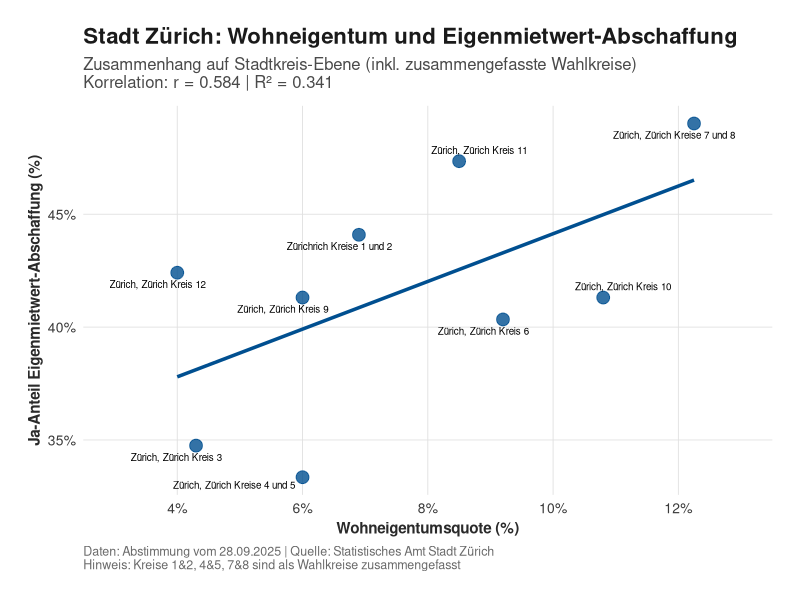
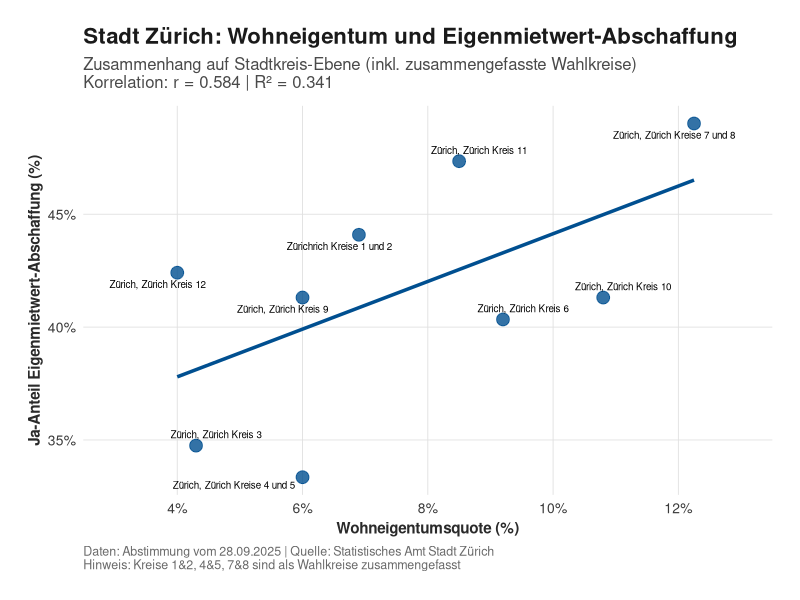
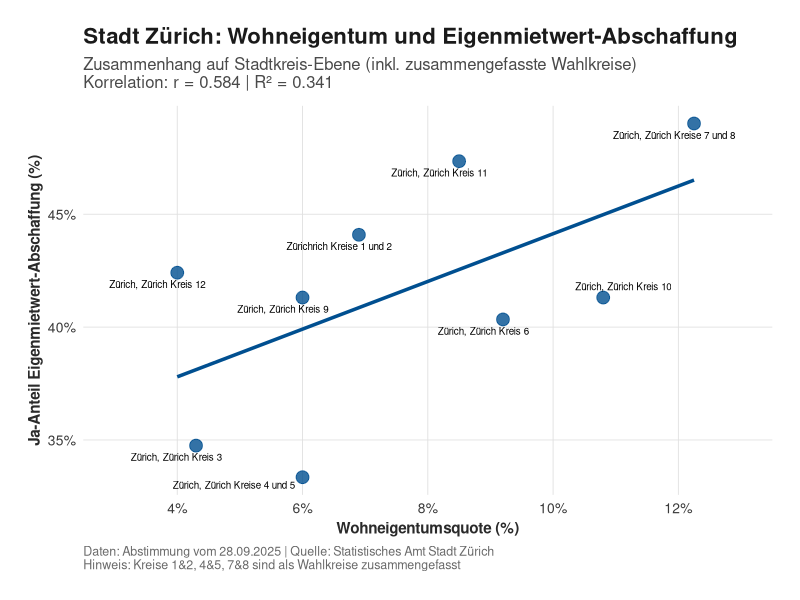
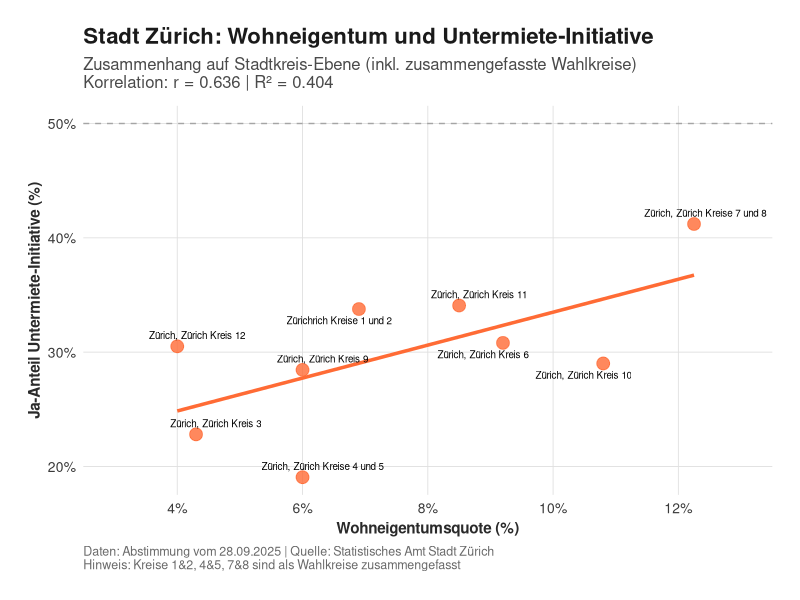
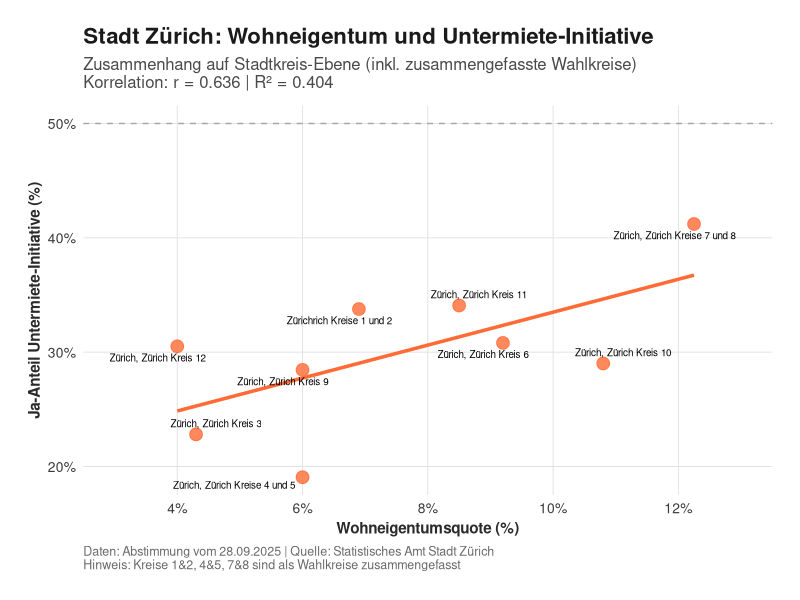
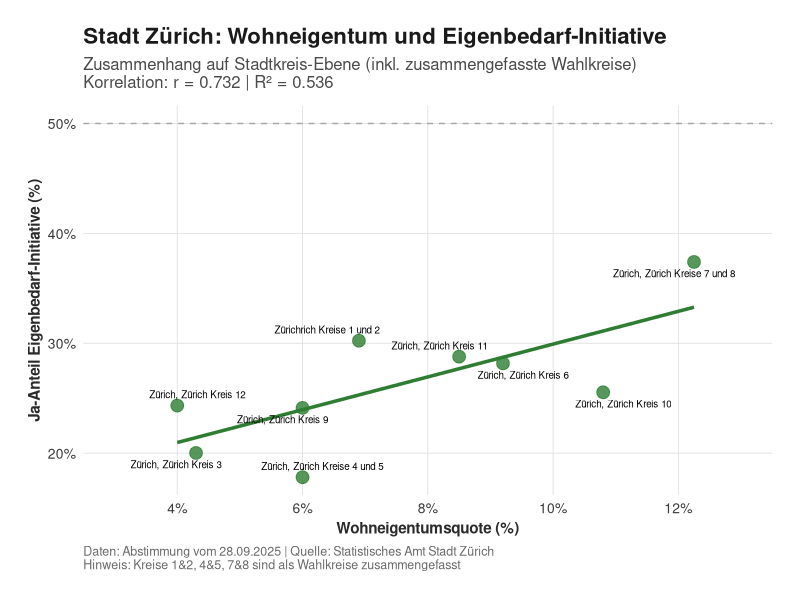
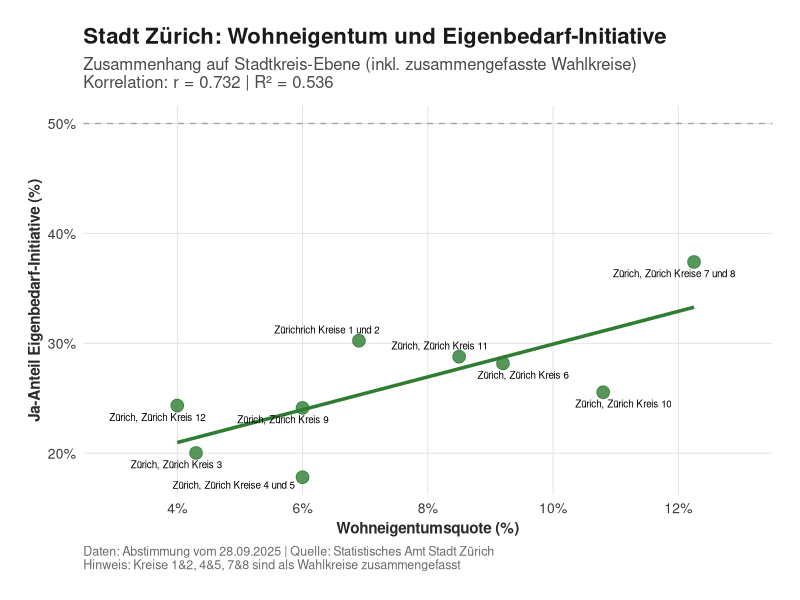
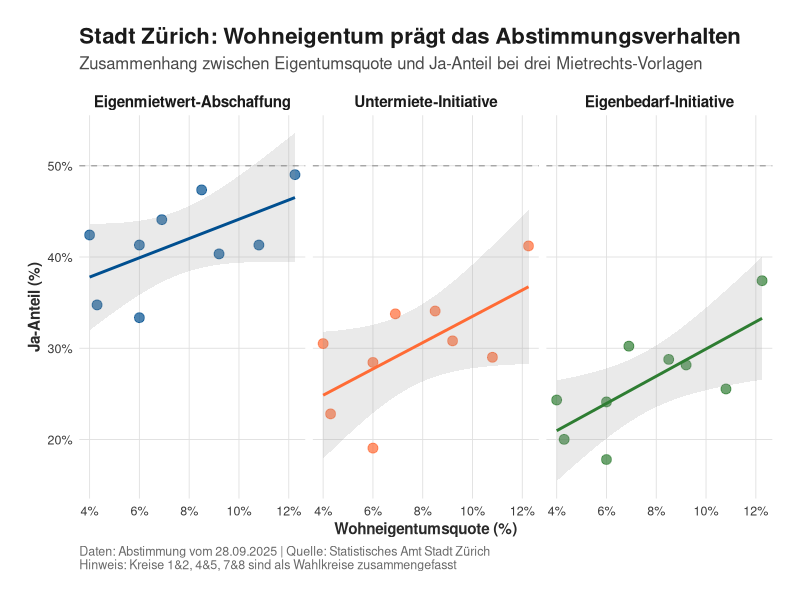

Write R code to recreate these figures, in order.
library(ggplot2)
library(dplyr)
library(readxl)
library(scales)
library(ggrepel)
library(tidyr)

# Daten einlesen
data <- read_excel("data_stdzh.xlsx")

# Daten vorbereiten - alle Zeilen verwenden
data_clean <- data %>%
  filter(!is.na(Eigentumsobjekte_Prozent))

# Funktion für einzelne Plots
create_city_plot <- function(data, y_var, y_label, title_suffix, color, filename_prefix) {
  
  # Korrelation berechnen
  correlation <- cor(data$Eigentumsobjekte_Prozent, data[[y_var]], use = "complete.obs")
  
  # Lineare Regression
  model <- lm(as.formula(paste(y_var, "~ Eigentumsobjekte_Prozent")), data = data)
  r_squared <- summary(model)$r.squared
  
  # Plot erstellen
  p <- ggplot(data, aes(x = Eigentumsobjekte_Prozent, y = .data[[y_var]])) +
    # Punkte
    geom_point(size = 4, color = color, alpha = 0.8) +
    
    # Regressionslinie ohne Konfidenzintervall
    geom_smooth(method = "lm", se = FALSE, color = color, size = 1.2) +
    
    # 50% Linie wenn relevant
    {if(y_var != "Ja_Prozent_Eigenmietwert") geom_hline(yintercept = 50, linetype = "dashed", color = "#666666", alpha = 0.5)} +
    
    # Labels für alle Stadtkreise
    geom_text_repel(
      aes(label = GEBIET_NAME),
      size = 2.5,
      box.padding = 0.3,
      point.padding = 0.2,
      segment.color = "grey50",
      segment.alpha = 0.5,
      max.overlaps = 20,
      force = 2
    ) +
    
    # Achsenbeschriftungen
    labs(
      title = paste0("Stadt Zürich: Wohneigentum und ", title_suffix),
      subtitle = paste0("Zusammenhang auf Stadtkreis-Ebene (inkl. zusammengefasste Wahlkreise)\n",
                        "Korrelation: r = ", round(correlation, 3), " | R² = ", round(r_squared, 3)),
      x = "Wohneigentumsquote (%)",
      y = y_label,
      caption = "Daten: Abstimmung vom 28.09.2025 | Quelle: Statistisches Amt Stadt Zürich\nHinweis: Kreise 1&2, 4&5, 7&8 sind als Wahlkreise zusammengefasst"
    ) +
    
    # Theme
    theme_minimal(base_size = 12) +
    theme(
      plot.title = element_text(size = 16, face = "bold", color = "#1a1a1a"),
      plot.subtitle = element_text(size = 12, color = "#4a4a4a", margin = margin(b = 10)),
      plot.caption = element_text(size = 9, color = "#6a6a6a", hjust = 0),
      axis.title = element_text(size = 11, face = "bold", color = "#2a2a2a"),
      axis.text = element_text(size = 10, color = "#3a3a3a"),
      panel.grid.minor = element_blank(),
      panel.grid.major = element_line(color = "#e0e0e0", linewidth = 0.3),
      plot.background = element_rect(fill = "white", color = NA),
      panel.background = element_rect(fill = "white", color = NA),
      plot.margin = margin(20, 20, 20, 20)
    ) +
    
    # Achsen formatieren
    scale_x_continuous(
      breaks = seq(0, 14, by = 2),
      labels = function(x) paste0(x, "%"),
      limits = c(3, 13)
    ) +
    scale_y_continuous(
      labels = function(x) paste0(x, "%")
    )
  
  # Speichern
  ggsave(paste0(filename_prefix, ".png"), 
         plot = p, 
         width = 12, 
         height = 6.75, 
         dpi = 150,
         bg = "white")
  
  # Quadratische Version
  ggsave(paste0(filename_prefix, "_square.png"), 
         plot = p, 
         width = 8, 
         height = 8, 
         dpi = 150,
         bg = "white")
  
  return(p)
}

# Plot 1: Eigenmietwert
p1 <- create_city_plot(
  data_clean,
  "Ja_Prozent_Eigenmietwert",
  "Ja-Anteil Eigenmietwert-Abschaffung (%)",
  "Eigenmietwert-Abschaffung",
  "#004F90",
  "LinkedIn_StadtZH_Eigenmietwert"
)

# Plot 2: Untermiete
p2 <- create_city_plot(
  data_clean,
  "Ja_Prozent_Untermiete",
  "Ja-Anteil Untermiete-Initiative (%)",
  "Untermiete-Initiative",
  "#FF6B35",
  "LinkedIn_StadtZH_Untermiete"
)

# Plot 3: Eigenbedarf
p3 <- create_city_plot(
  data_clean,
  "Ja_Prozent_Eigenbedarf",
  "Ja-Anteil Eigenbedarf-Initiative (%)",
  "Eigenbedarf-Initiative",
  "#2E7D32",
  "LinkedIn_StadtZH_Eigenbedarf"
)

# Kombinierter Plot mit allen drei Abstimmungen
# Daten für kombinierten Plot vorbereiten
data_long <- data_clean %>%
  select(GEBIET_NAME, Eigentumsobjekte_Prozent, 
         Ja_Prozent_Eigenmietwert, Ja_Prozent_Untermiete, Ja_Prozent_Eigenbedarf) %>%
  pivot_longer(
    cols = c(Ja_Prozent_Eigenmietwert, Ja_Prozent_Untermiete, Ja_Prozent_Eigenbedarf),
    names_to = "Abstimmung",
    values_to = "Ja_Prozent"
  ) %>%
  mutate(
    Abstimmung = case_when(
      Abstimmung == "Ja_Prozent_Eigenmietwert" ~ "Eigenmietwert-Abschaffung",
      Abstimmung == "Ja_Prozent_Untermiete" ~ "Untermiete-Initiative",
      Abstimmung == "Ja_Prozent_Eigenbedarf" ~ "Eigenbedarf-Initiative"
    ),
    Abstimmung = factor(Abstimmung, levels = c("Eigenmietwert-Abschaffung", "Untermiete-Initiative", "Eigenbedarf-Initiative"))
  )

# Kombinierter Plot
p_combined <- ggplot(data_long, aes(x = Eigentumsobjekte_Prozent, y = Ja_Prozent, color = Abstimmung)) +
  geom_point(size = 3, alpha = 0.7) +
  geom_smooth(method = "lm", se = TRUE, alpha = 0.2) +
  
  # 50% Linie
  geom_hline(yintercept = 50, linetype = "dashed", color = "#666666", alpha = 0.5) +
  
  # Facetten für jede Abstimmung
  facet_wrap(~ Abstimmung, ncol = 3) +
  
  # Labels
  labs(
    title = "Stadt Zürich: Wohneigentum prägt das Abstimmungsverhalten",
    subtitle = "Zusammenhang zwischen Eigentumsquote und Ja-Anteil bei drei Mietrechts-Vorlagen",
    x = "Wohneigentumsquote (%)",
    y = "Ja-Anteil (%)",
    caption = "Daten: Abstimmung vom 28.09.2025 | Quelle: Statistisches Amt Stadt Zürich\nHinweis: Kreise 1&2, 4&5, 7&8 sind als Wahlkreise zusammengefasst"
  ) +
  
  # Theme
  theme_minimal(base_size = 11) +
  theme(
    plot.title = element_text(size = 16, face = "bold", color = "#1a1a1a"),
    plot.subtitle = element_text(size = 12, color = "#4a4a4a", margin = margin(b = 10)),
    plot.caption = element_text(size = 9, color = "#6a6a6a", hjust = 0),
    axis.title = element_text(size = 11, face = "bold", color = "#2a2a2a"),
    axis.text = element_text(size = 9, color = "#3a3a3a"),
    legend.position = "none",
    strip.text = element_text(size = 11, face = "bold"),
    panel.grid.minor = element_blank(),
    panel.grid.major = element_line(color = "#e0e0e0", linewidth = 0.3),
    plot.background = element_rect(fill = "white", color = NA),
    panel.background = element_rect(fill = "white", color = NA),
    plot.margin = margin(20, 20, 20, 20)
  ) +
  
  # Achsen formatieren
  scale_x_continuous(
    breaks = seq(4, 12, by = 2),
    labels = function(x) paste0(x, "%")
  ) +
  scale_y_continuous(
    labels = function(x) paste0(x, "%")
  ) +
  
  # Farben
  scale_color_manual(values = c(
    "Eigenmietwert-Abschaffung" = "#004F90",
    "Untermiete-Initiative" = "#FF6B35",
    "Eigenbedarf-Initiative" = "#2E7D32"
  ))

# Speichern
ggsave("LinkedIn_StadtZH_Alle_Abstimmungen.png", 
       plot = p_combined, 
       width = 14, 
       height = 5, 
       dpi = 150,
       bg = "white")

# Statistiken ausgeben
cat("\n=== STADT ZÜRICH: STATISTISCHE ZUSAMMENFASSUNG ===\n\n")

for(abstimmung in c("Ja_Prozent_Eigenmietwert", "Ja_Prozent_Untermiete", "Ja_Prozent_Eigenbedarf")) {
  
  name <- switch(abstimmung,
                 "Ja_Prozent_Eigenmietwert" = "EIGENMIETWERT-ABSCHAFFUNG",
                 "Ja_Prozent_Untermiete" = "UNTERMIETE-INITIATIVE",
                 "Ja_Prozent_Eigenbedarf" = "EIGENBEDARF-INITIATIVE")
  
  cat(name, ":\n")
  
  correlation <- cor(data_clean$Eigentumsobjekte_Prozent, data_clean[[abstimmung]], use = "complete.obs")
  model <- lm(as.formula(paste(abstimmung, "~ Eigentumsobjekte_Prozent")), data = data_clean)
  
  cat("  Korrelation:", round(correlation, 4), "\n")
  cat("  R²:", round(summary(model)$r.squared, 4), "\n")
  cat("  Steigung:", round(coef(model)[2], 4), "\n")
  cat("  p-Wert:", format.pval(summary(model)$coefficients[2,4], digits = 4), "\n\n")
}

# Stadtkreise nach Eigentumsquote sortiert
cat("Stadtkreise sortiert nach Eigentumsquote:\n")
data_clean %>%
  arrange(desc(Eigentumsobjekte_Prozent)) %>%
  select(GEBIET_NAME, Eigentumsobjekte_Prozent, 
         Ja_Prozent_Eigenmietwert, Ja_Prozent_Untermiete, Ja_Prozent_Eigenbedarf) %>%
  print(n = 20)

# Stadtkreise mit höchstem und niedrigstem Ja-Anteil
cat("\nStadtkreise mit höchstem Ja-Anteil Eigenmietwert:\n")
data_clean %>%
  arrange(desc(Ja_Prozent_Eigenmietwert)) %>%
  head(3) %>%
  select(GEBIET_NAME, Eigentumsobjekte_Prozent, Ja_Prozent_Eigenmietwert) %>%
  print()

cat("\nStadtkreise mit niedrigstem Ja-Anteil Eigenmietwert:\n")
data_clean %>%
  arrange(Ja_Prozent_Eigenmietwert) %>%
  head(3) %>%
  select(GEBIET_NAME, Eigentumsobjekte_Prozent, Ja_Prozent_Eigenmietwert) %>%
  print()

print(p1)
